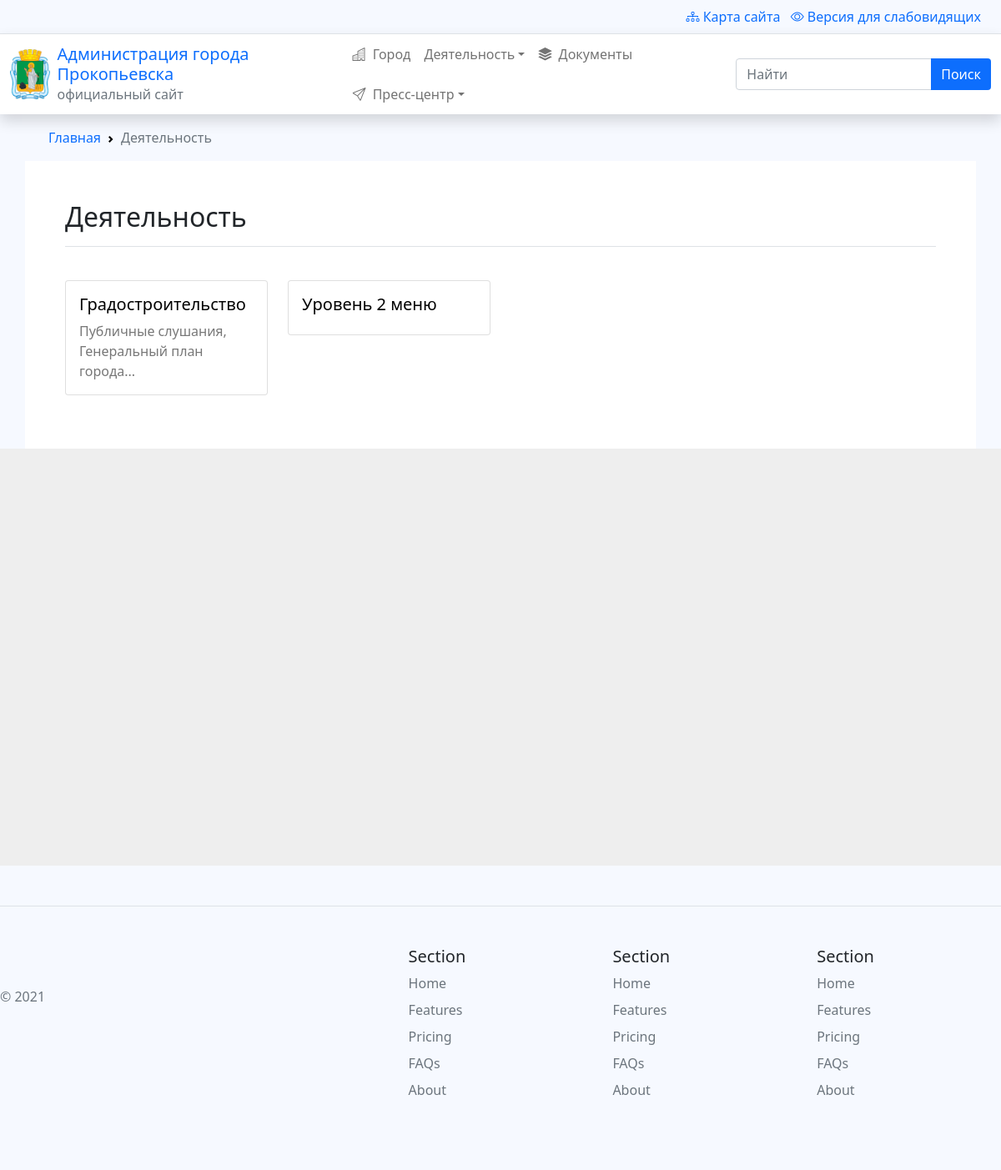
The page /activity/ on the database as committed earlier.
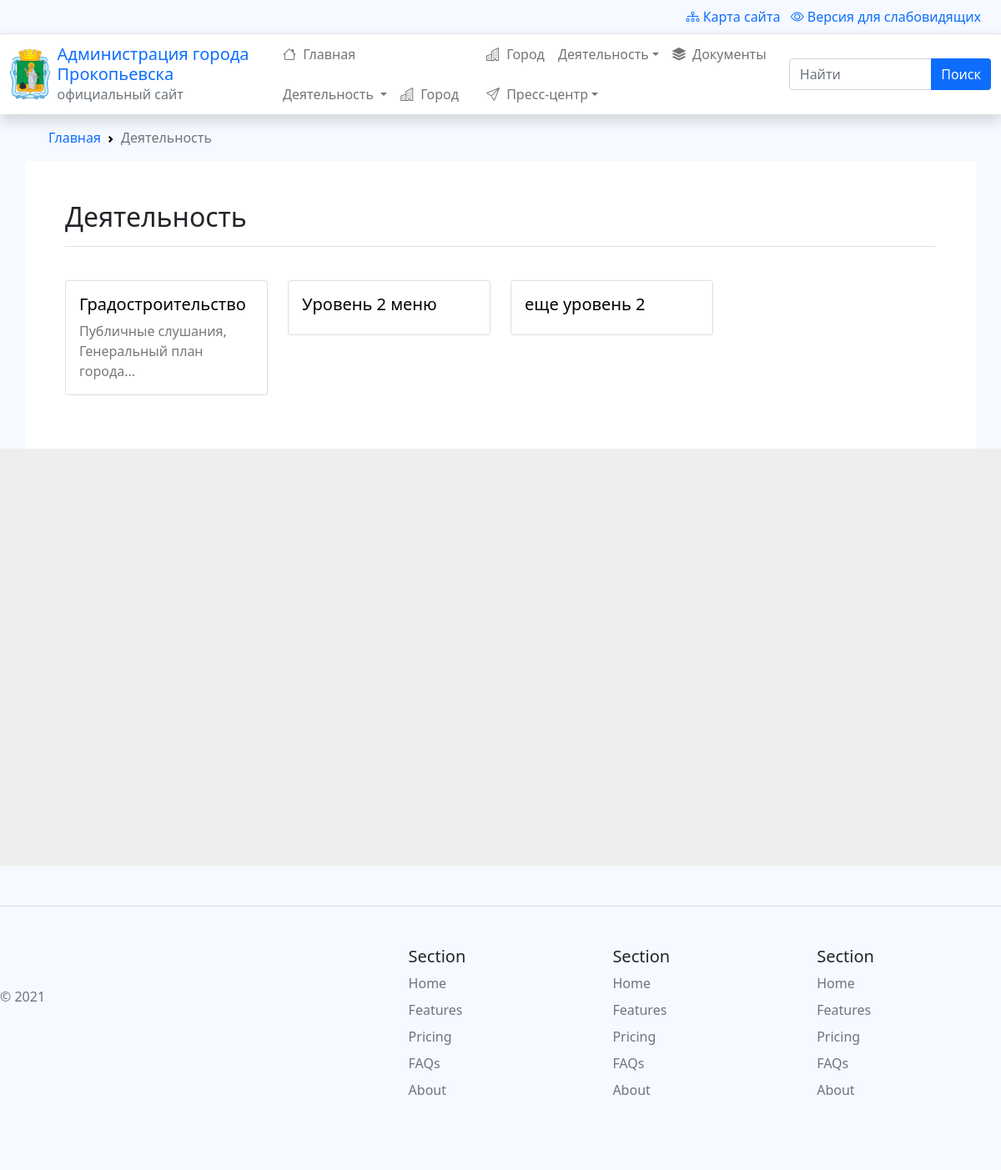
The same page on the database as committed later.
### menus/models.py (models this page shows, shortened)
class Menu(models.Model):
    title = models.CharField(max_length=100, verbose_name="Название")
    alias = models.SlugField(blank=True, unique=True,
                             max_length=100, help_text="Краткое название транслитом через тире (пример: 'kratkoe-nazvanie-translitom'). Чем короче тем лучше. Для автоматического заполнения - оставьте пустым.")
    parent = models.ForeignKey(
        'Menu', on_delete=models.CASCADE, blank=True, null=True, verbose_name="Родитель")
    level = models.PositiveSmallIntegerField(default=1, blank=True, null=True)
    is_published = models.BooleanField(default=True, verbose_name="Опубликовано")
    is_fixed = models.BooleanField(default=False, verbose_name="Зафиксировать дочерние пункты меню?",
                                   help_text="Если отмечено - дочерние пункты меню не будут раскрываться, если не отмечено -  будут.")
    icon = models.CharField(max_length=32, default="", blank=True, verbose_name="Иконка", help_text="Необязательно. Названия брать <a href='https://icons.getbootstrap.com/' target='_blank'>отсюда.</a>")
    short_description = models.CharField(max_length=100, blank=True,
        verbose_name="Краткое описание", help_text="Краткое описание содержимого меню")
    description = RichTextUploadingField(verbose_name="Описание", blank=True)
    def get_subitems(parent=None, maxlevel=None):
        if parent:
            if maxlevel:
                if parent.level >= maxlevel:
                    return None
            items = Menu.objects.filter(parent_id=parent.id, is_published=True)
        else:
            items = Menu.objects.filter(level=1, is_published=True)
        if len(items) == 0:
            return None
        result = []
        for item in items:
            result.append(
                {
                    'item':item,
                    'subitems': item.get_subitems(maxlevel=maxlevel)
                }
            )
        return result

### menus/views.py (the view)
# urls.py: path('activity/', include('menus.urls')),
def menus(request, parent=None, *args, **kwargs):
    if parent:
        current_alias = parent  # берем корневой элемент
    else:
        current_alias = list(kwargs.values())[-1]  # берем последний алиас из URL
    current_menu = Menu.objects.get(alias=current_alias)
    submenus = Menu.objects.filter(parent_id=current_menu.id)
    category = current_menu
    contents = get_content(current_menu.id)
    bc_items = [('Деятельность', 'activity')]
    for slug in list(kwargs.values()):
        bc_items.append(
            (Menu.objects.get(alias=slug).title, slug)
        )
    if contents:
        menus = None
    else:
        menus = submenus
        submenus = None
    context = {
        'data': 'normal',
        'bc_items': bc_items,
        'category': category,
        'contents': contents,
        'menus': menus,
        'submenus': submenus
    }
    if request.GET.get('data') == 'component':
        context['data'] = 'component'
        return render(request, 'menus/html_menus.html', context)
    else:
        return render(request, 'menus/block_menus.html', context)

### app/templatetags/breadcrumbs.py (called while the page is built)
@register.inclusion_tag('app/breadcrumbs.html')
def breadcrumbs(bc_items:dict):
    url_chain = ''
    breadcrumbs_items = {'Главная':''}
    breadcrumbs_items.update(bc_items)
    for key, value in breadcrumbs_items.items():
        url_chain += value + '/'
        breadcrumbs_items[key] = url_chain
    context = {
        'breadcrumbs_items' : breadcrumbs_items
    }
    return context

### menus/templatetags/render_menubar.py (called while the page is built)
@register.inclusion_tag('menus/menubar.html')
def render_menubar(maxlevel=2):
    context = {}
    context['menu_tree'] = Menu.get_subitems(parent=None, maxlevel=3)
    return context

### menus/views.py (called while the page is built)
def get_content(menu_id: int):
    has_content = False
    contents = {}
    contents['page'] = Page.objects.filter(menu_id=menu_id)
    num_contents = 0
    for content  in contents.values():
        if len(content) > 0:
            has_content = True
            num_contents += len(content)
    contents['config'] = {
        'num_contents': num_contents
    }
    if has_content:
        return contents
    else:
        return False

### menus/templates/menus/block_menus.html
{% extends 'app/base_activity.html' %}
{% block activity %}
{% include 'menus/html_menus.html' %}
{% endblock activity %}

### menus/templates/menus/menubar.html (shortened to what this page needs)
{% if menu_tree|length > 0 %}
<ul class="navbar-nav d-flex flex-wrap mr-auto mb-2 mb-lg-0 ms-auto">
    {% for level_1 in menu_tree %}
    <li class="nav-item
        {% if level_1.subitems != None %}
            dropdown
        {% endif %}
    ">
        {% if level_1.subitems != None %}
        <a class="nav-link dropdown-toggle" href="#" data-bs-toggle="dropdown"
            data-bs-auto-close="outside">
        {% else %}
        <a class="nav-link" aria-current="page" href="#">
        {% endif %}
            {% if level_1.item.icon %}
            <i class="bi bi-{{level_1.item.icon}}"></i>
            {% endif %}
            {{level_1.item.title }}
        </a>
    </li>
    {% endfor %}
</ul>
{% endif%}
<ul class="navbar-nav d-flex flex-wrap mr-auto mb-2 mb-lg-0 ms-auto">
    <li class="nav-item">
        <a class="nav-link" href="#"><i class="bi bi-building"></i> Город</a>
    </li>
    <li class="nav-item dropdown">
        <a class="nav-link dropdown-toggle" href="#" data-bs-toggle="dropdown"
            data-bs-auto-close="outside">Деятельность</a>
    </li>
    <li class="nav-item">
        <a class="nav-link" href="#"><i class="bi bi-stack"></i> Документы</a>
    </li>
    <li class="nav-item dropdown dropdown-mega position-static">
        <a class="nav-link dropdown-toggle" href="#" data-bs-toggle="dropdown"
            data-bs-auto-close="outside"><i class="bi bi-send"></i> Пресс-центр</a>
    </li>
</ul>

### menus/templates/menus/html_menus.html (shortened to what this page needs)
{% load static %}
{% load breadcrumbs %}
{% if data == 'normal' %}
<div id="component">
{% endif %}
  {% breadcrumbs bc_items %}
  {% if menus %}
  <div id="content" class="container p-5 ">
    {% if not subcategory %}
    <h2 class="border-bottom pb-3">
      {% if category %}
      {{ category.title }}
      {% endif %}
    </h2>
    {% endif %}
    <div class="row row-cols-1 row-cols-md-4 g-4 my-3">
      {% for menu in menus %}
      <div class="col">
        <div class="card" class="hover-shadow">
          <a href="
                {% if add_path %}
                    {% url 'activity' %}{{ menu.alias }}
                {% else %}
                    {{ menu.alias }}
                {% endif %}
                ">
            <div class="card-body">
              <h5 class="card-title">{{ menu.title }}</h5>
              <p class="card-text">{{ menu.short_description}}</p>
            </div>
          </a>
        </div>
      </div>
      {% endfor %}
    </div>
  </div>
  {% endif %}
{% if data == 'normal' %}
</div>
{% endif %}

Rows that differ between the two databases and show on the page:
now on this page (row edited): Menu: item "Главная"
now on one of the page's lists (row edited): Menu: item "Деятельность"
now on this page (row edited): Menu: item "Город"
added Menu: title "еще уровень 2", shown under "Деятельность"
